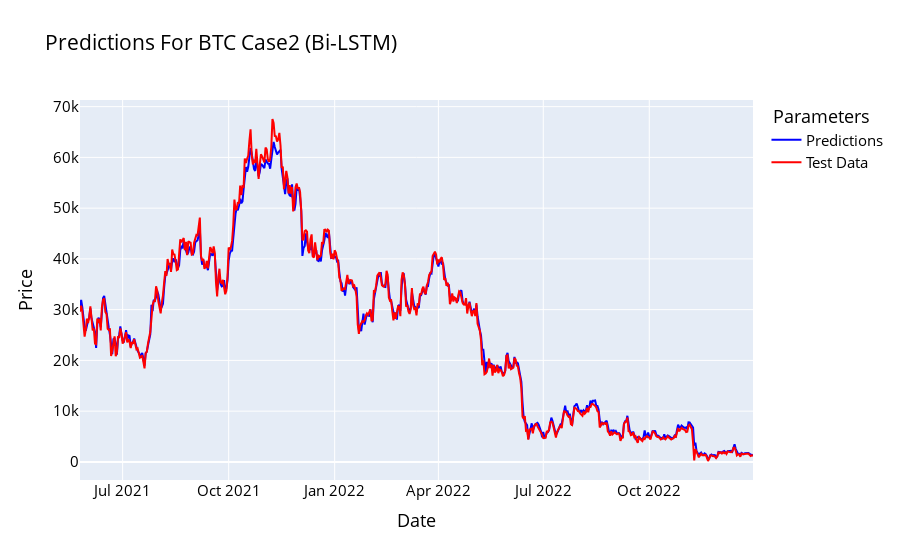

Here is the notebook cell this chart was saved with:
### Code cell
names = cycle(['Predictions', 'Test Data'])

fig = go.Figure()
fig.add_trace(go.Scatter(x=y_test_df.index, y=y_pred_df['Adj Close'], name='Predictions',
                         line=dict(width=2, color='blue')))
fig.add_trace(go.Scatter(x=y_test_df.index, y=y_test_df['Adj Close'], name='Test Data',
                         line=dict(width=2, color='red')))
fig.update_layout(xaxis_title='Date', yaxis_title='Price',
                  font_size=15, font_color='black', legend_title_text=' Parameters',title= 'Predictions For BTC Case2 (Bi-LSTM)')
fig.show()

### Figure 1 — Plotly figure (JSON) as saved in the notebook; plotly's stock layout.template omitted (floating-point values rounded to 4 significant figures; data arrays with more than 128 entries replaced by an {"elided": "..."} marker saying what was removed)
{"data": [{"line": {"color": "blue", "width": 2}, "name": "Predictions", "type": "scatter", "x": {"elided": "585 str values"}, "y": {"elided": "585 float values"}}, {"line": {"color": "red", "width": 2}, "name": "Test Data", "type": "scatter", "x": {"elided": "585 str values"}, "y": {"elided": "585 float values"}}], "layout": {"font": {"color": "black", "size": 15}, "legend": {"title": {"text": " Parameters"}}, "title": {"text": "Predictions For BTC Case2 (Bi-LSTM)"}, "xaxis": {"title": {"text": "Date"}}, "yaxis": {"title": {"text": "Price"}}}}
